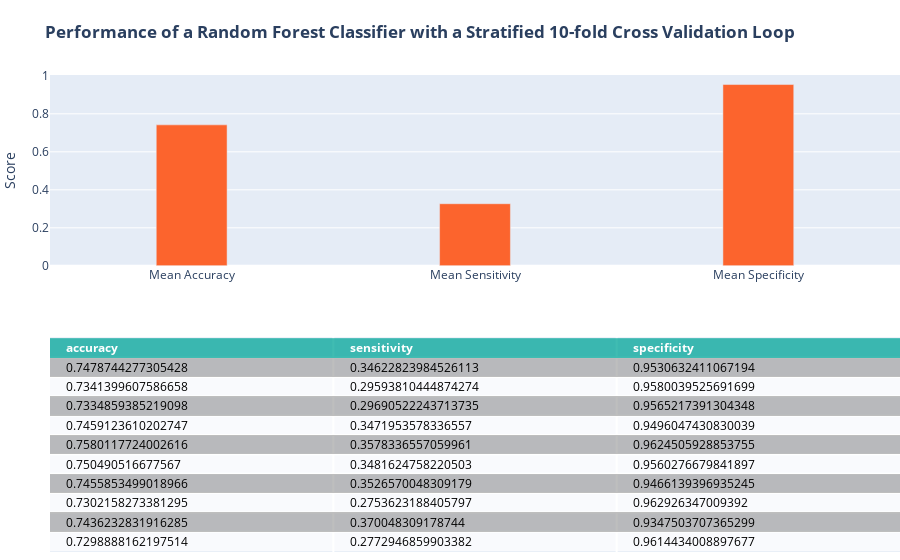

The cell this chart's notebook holds for it:
### Markdown cell above
#### Random Forest

### Code cell
### random forest model with the stratified 10-fold cross validation loop
cellTitle = '<b>Performance of a Random Forest Classifier with a Stratified 10-fold Cross Validation Loop</b>'
from turtle import title
from sklearn.ensemble import RandomForestClassifier
from sklearn.metrics import confusion_matrix

# random forest takes in sparse matrices, so we will convert X into a matrix using scipy
X_mat = scipy.sparse.coo_matrix(X)
X_mat = X_mat.tocsr()

score = []
rf_clf = RandomForestClassifier(max_depth=10, random_state=1024,n_jobs=-1)
for train,test in skf.split(X_mat,y):
    rf_clf.fit(X_mat[train],y.values.ravel()[train])
    y_hat = rf_clf.predict(X_mat[test])
    
    cm = confusion_matrix(y.loc[test],y_hat, labels=[1,0])
    score.append({'accuracy':(cm[0,0]+cm[1,1])/sum(cm.ravel()),
                'sensitivity':cm[0,0]/(cm[0,0]+cm[0,1]),
                'specificity':cm[1,1]/(cm[1,1]+cm[1,0])})
score = pd.DataFrame(score)
#print(score)
#print('mean accuracy: ',score['accuracy'].mean(),
#     '\nmean sensitivity: ',score['sensitivity'].mean(),
#     '\nmean specificity: ',score['specificity'].mean())

rfFig = plotMetrics(score, cellTitle)
rfFig.show()

### Figure 1 — Plotly figure (JSON) as saved in the notebook; plotly's stock layout.template omitted (floating-point values rounded to 4 significant figures)
{"data": [{"colorscale": [[0, "#00A699"], [0.5, "#a9a9a9"], [1, "#ffffff"]], "hoverinfo": "none", "opacity": 0.75, "showscale": false, "type": "heatmap", "z": [[0, 0, 0], [0.5, 0.5, 0.5], [1, 1, 1], [0.5, 0.5, 0.5], [1, 1, 1], [0.5, 0.5, 0.5], [1, 1, 1], [0.5, 0.5, 0.5], [1, 1, 1], [0.5, 0.5, 0.5], [1, 1, 1]]}, {"marker": {"color": "#FC642D"}, "type": "bar", "width": 0.25, "x": ["Mean Accuracy", "Mean Sensitivity", "Mean Specificity"], "xaxis": "x2", "y": [0.7419, 0.3268, 0.9541], "yaxis": "y2"}], "layout": {"annotations": [{"align": "left", "font": {"color": "#ffffff"}, "showarrow": false, "text": "<b>accuracy</b>", "x": -0.45, "xanchor": "left", "xref": "x", "y": 0, "yref": "y"}, {"align": "left", "font": {"color": "#ffffff"}, "showarrow": false, "text": "<b>sensitivity</b>", "x": 0.55, "xanchor": "left", "xref": "x", "y": 0, "yref": "y"}, {"align": "left", "font": {"color": "#ffffff"}, "showarrow": false, "text": "<b>specificity</b>", "x": 1.55, "xanchor": "left", "xref": "x", "y": 0, "yref": "y"}, {"align": "left", "font": {"color": "#000000"}, "showarrow": false, "text": "0.7478744277305428", "x": -0.45, "xanchor": "left", "xref": "x", "y": 1, "yref": "y"}, {"align": "left", "font": {"color": "#000000"}, "showarrow": false, "text": "0.34622823984526113", "x": 0.55, "xanchor": "left", "xref": "x", "y": 1, "yref": "y"}, {"align": "left", "font": {"color": "#000000"}, "showarrow": false, "text": "0.9530632411067194", "x": 1.55, "xanchor": "left", "xref": "x", "y": 1, "yref": "y"}, {"align": "left", "font": {"color": "#000000"}, "showarrow": false, "text": "0.7341399607586658", "x": -0.45, "xanchor": "left", "xref": "x", "y": 2, "yref": "y"}, {"align": "left", "font": {"color": "#000000"}, "showarrow": false, "text": "0.29593810444874274", "x": 0.55, "xanchor": "left", "xref": "x", "y": 2, "yref": "y"}, {"align": "left", "font": {"color": "#000000"}, "showarrow": false, "text": "0.9580039525691699", "x": 1.55, "xanchor": "left", "xref": "x", "y": 2, "yref": "y"}, {"align": "left", "font": {"color": "#000000"}, "showarrow": false, "text": "0.7334859385219098", "x": -0.45, "xanchor": "left", "xref": "x", "y": 3, "yref": "y"}, {"align": "left", "font": {"color": "#000000"}, "showarrow": false, "text": "0.29690522243713735", "x": 0.55, "xanchor": "left", "xref": "x", "y": 3, "yref": "y"}, {"align": "left", "font": {"color": "#000000"}, "showarrow": false, "text": "0.9565217391304348", "x": 1.55, "xanchor": "left", "xref": "x", "y": 3, "yref": "y"}, {"align": "left", "font": {"color": "#000000"}, "showarrow": false, "text": "0.7459123610202747", "x": -0.45, "xanchor": "left", "xref": "x", "y": 4, "yref": "y"}, {"align": "left", "font": {"color": "#000000"}, "showarrow": false, "text": "0.3471953578336557", "x": 0.55, "xanchor": "left", "xref": "x", "y": 4, "yref": "y"}, {"align": "left", "font": {"color": "#000000"}, "showarrow": false, "text": "0.9496047430830039", "x": 1.55, "xanchor": "left", "xref": "x", "y": 4, "yref": "y"}, {"align": "left", "font": {"color": "#000000"}, "showarrow": false, "text": "0.7580117724002616", "x": -0.45, "xanchor": "left", "xref": "x", "y": 5, "yref": "y"}, {"align": "left", "font": {"color": "#000000"}, "showarrow": false, "text": "0.3578336557059961", "x": 0.55, "xanchor": "left", "xref": "x", "y": 5, "yref": "y"}, {"align": "left", "font": {"color": "#000000"}, "showarrow": false, "text": "0.9624505928853755", "x": 1.55, "xanchor": "left", "xref": "x", "y": 5, "yref": "y"}, {"align": "left", "font": {"color": "#000000"}, "showarrow": false, "text": "0.750490516677567", "x": -0.45, "xanchor": "left", "xref": "x", "y": 6, "yref": "y"}, {"align": "left", "font": {"color": "#000000"}, "showarrow": false, "text": "0.3481624758220503", "x": 0.55, "xanchor": "left", "xref": "x", "y": 6, "yref": "y"}, {"align": "left", "font": {"color": "#000000"}, "showarrow": false, "text": "0.9560276679841897", "x": 1.55, "xanchor": "left", "xref": "x", "y": 6, "yref": "y"}, {"align": "left", "font": {"color": "#000000"}, "showarrow": false, "text": "0.7455853499018966", "x": -0.45, "xanchor": "left", "xref": "x", "y": 7, "yref": "y"}, {"align": "left", "font": {"color": "#000000"}, "showarrow": false, "text": "0.3526570048309179", "x": 0.55, "xanchor": "left", "xref": "x", "y": 7, "yref": "y"}, {"align": "left", "font": {"color": "#000000"}, "showarrow": false, "text": "0.9466139396935245", "x": 1.55, "xanchor": "left", "xref": "x", "y": 7, "yref": "y"}, {"align": "left", "font": {"color": "#000000"}, "showarrow": false, "text": "0.7302158273381295", "x": -0.45, "xanchor": "left", "xref": "x", "y": 8, "yref": "y"}, {"align": "left", "font": {"color": "#000000"}, "showarrow": false, "text": "0.2753623188405797", "x": 0.55, "xanchor": "left", "xref": "x", "y": 8, "yref": "y"}, {"align": "left", "font": {"color": "#000000"}, "showarrow": false, "text": "0.962926347009392", "x": 1.55, "xanchor": "left", "xref": "x", "y": 8, "yref": "y"}, {"align": "left", "font": {"color": "#000000"}, "showarrow": false, "text": "0.7436232831916285", "x": -0.45, "xanchor": "left", "xref": "x", "y": 9, "yref": "y"}, {"align": "left", "font": {"color": "#000000"}, "showarrow": false, "text": "0.370048309178744", "x": 0.55, "xanchor": "left", "xref": "x", "y": 9, "yref": "y"}, {"align": "left", "font": {"color": "#000000"}, "showarrow": false, "text": "0.9347503707365299", "x": 1.55, "xanchor": "left", "xref": "x", "y": 9, "yref": "y"}, {"align": "left", "font": {"color": "#000000"}, "showarrow": false, "text": "0.7298888162197514", "x": -0.45, "xanchor": "left", "xref": "x", "y": 10, "yref": "y"}, {"align": "left", "font": {"color": "#000000"}, "showarrow": false, "text": "0.2772946859903382", "x": 0.55, "xanchor": "left", "xref": "x", "y": 10, "yref": "y"}, {"align": "left", "font": {"color": "#000000"}, "showarrow": false, "text": "0.9614434008897677", "x": 1.55, "xanchor": "left", "xref": "x", "y": 10, "yref": "y"}], "autosize": true, "margin": {"b": 0, "l": 50, "r": 0, "t": 75}, "title": {"text": "<b>Performance of a Random Forest Classifier with a Stratified 10-fold Cross Validation Loop</b>"}, "xaxis": {"autorange": true, "dtick": 1, "gridwidth": 2, "range": [-0.5, 2.5], "showticklabels": false, "tick0": -0.5, "ticks": "", "zeroline": false}, "xaxis2": {"anchor": "y2", "autorange": true, "range": [-0.5, 2.5], "type": "category"}, "yaxis": {"autorange": true, "domain": [0, 0.45], "dtick": 1, "gridwidth": 2, "range": [10.5, -0.5], "showticklabels": false, "tick0": 0.5, "ticks": "", "zeroline": false}, "yaxis2": {"anchor": "x2", "autorange": true, "domain": [0.6, 1], "range": [0, 1.004], "title": {"text": "Score"}, "type": "linear"}}}
